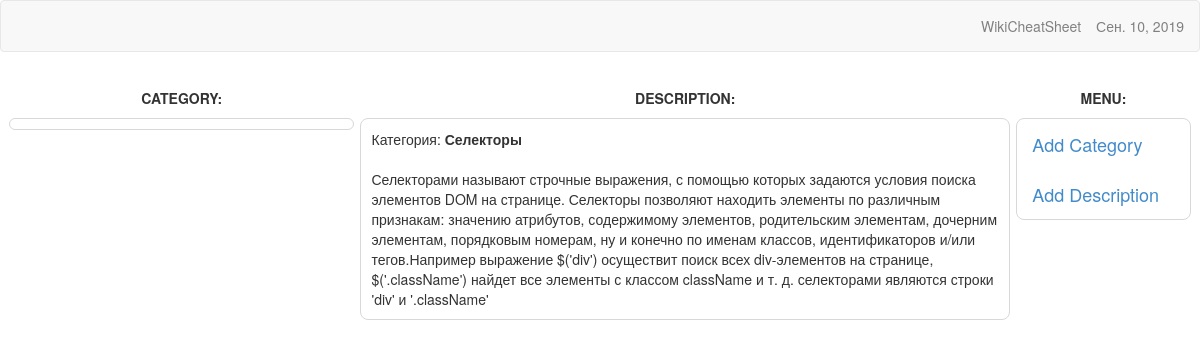
Before: /6 with the older database file.
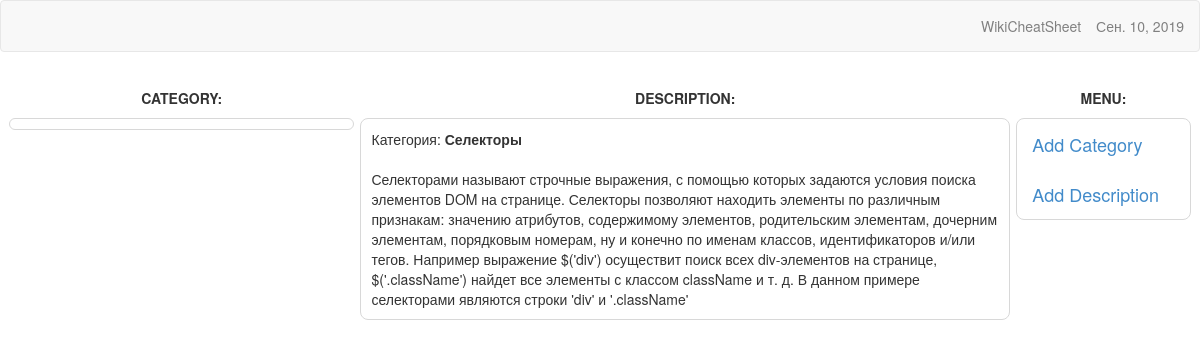
After: the same page with the newer database file.
### main/models.py (models this page shows)
class Category(MPTTModel):
    name = models.CharField('Категория', max_length=50, unique=True, help_text='Категория')
    parent = TreeForeignKey('self', on_delete=models.CASCADE, null=True, blank=True, related_name='children', verbose_name='Родитель', help_text='Родитель')
    def __str__(self):
        return self.name
    class Meta:
        verbose_name = 'Категория'
        verbose_name_plural = 'Категории'
        ordering = ['name']
    class MPTTMeta:
        order_insertion_by = ['name']

class Description(models.Model):
    name = RichTextField(verbose_name='Описание', help_text='Описание')
    category = TreeForeignKey(Category, on_delete=models.CASCADE, blank=True, null=True, related_name='category', verbose_name='Категория', help_text='Категория')
    image = models.ImageField(null=True, blank=True, upload_to='images/', verbose_name='Изображение')
    def __str__(self):
        return format(self.name)
    class Meta:
        verbose_name = 'Описание'
        verbose_name_plural = 'Описания'
        ordering = ['id']

### main/views.py (the view)
# urls.py: path('', views.index, name='index'),
def index(request, pk=1):
    args = {}
    args['cat'] = Category.objects.all()
    args['category'] = Category.objects.get(id=pk)
    args['description'] = Description.objects.filter(category_id=pk)
    return render_to_response('main/index.html', args)

### main/templates/main/index.html (shortened to what this page needs)
{% extends 'main/base.html' %}
{% load mptt_tags %}
{% block content %}
    <div class="flex top">
        <div class="item1" >CATEGORY:</div>
        <div class="item2" >DESCRIPTION:</div>
        <div class="item3" >MENU:</div>
    </div>
    <div class="flexd">
        <div class="item1 flex_div">
        </div>
        <div class="item2 flex_div">
            <div class="descript" id="idd">Категория: <b>{{ category }}</b></div>
            {% for d in description %}
                <div class="descript">{% autoescape off %}{{ d }}{% endautoescape %}</div>
            {% endfor %}
        </div>
        <div class="item3 flex_div">
            <a class="navbar-brand" href="/admin/main/category/">Add Category</a>
            <a class="navbar-brand" href="/admin/main/description/">Add Description</a>
        </div>
    </div>
{% endblock content %}

### main/templates/main/base.html (shortened to what this page needs)
<!DOCTYPE html>
<html lang="en">
<head>
    <link rel="stylesheet" href="/static/css/style.css">
    <link href="/static/css/bootstrap.min.css" rel="stylesheet">
</head>
<body>
<nav id="raport" class="navbar navbar-default" role="navigation">
        <div>
            <div class="date">
                <a href="#" style="float: left; padding-right: inherit; text-decoration: none;" target="_blank">WikiCheatSheet</a>
                {% now "DATE_FORMAT" %}
            </div>
            <div id="navbar" class="navbar-collapse collapse">
            </div>
        </div>
    </nav>
    <main>
        {% block content %}{% endblock content %}
    </main>
</body>
</html>

### static/css/style.css (style rules this page uses)
.date { color: grey; padding: 15px; float: right; }
.date A { color: grey; }
main { padding: 0.5%; }
.top div { padding: 10px; font-weight: bold; }
.descript { padding: 10px; }
.flex { display: flex; text-align: center; }
.flex_div { border: 1px solid #D8D8D8; margin-right: 3px; margin-left: 3px; border-radius: 8px; height: 100%; }
.item1 { flex-grow: 2; width: 555px; }
.item2 { flex-grow: 4; width: 1045px; }
.item3 { flex-grow: 1; width: 280px; }
.flexd { display: flex; }

Changed rows visible on the page:
removed Description: name "Селекторами называют строчные выражения, с помощью которых задаются условия поиска элементов DOM на странице. Селекторы позволяют находить элементы по различным признакам: значению атрибутов, содержимому элементов, родительским элементам, дочерним элементам, порядковым номерам, ну и конечно по именам классов, идентификаторов и/или тегов.Например выражение $('div') осуществит поиск всех div-элементов на странице, $('.className') найдет все элементы с классом className и т. д. селекторами являются строки 'div' и '.className'"
added Description: name "Селекторами называют строчные выражения, с помощью которых задаются условия поиска элементов DOM на странице. Селекторы позволяют находить элементы по различным признакам: значению атрибутов, содержимому элементов, родительским элементам, дочерним элементам, порядковым номерам, ну и конечно по именам классов, идентификаторов и/или тегов. Например выражение $('div') осуществит поиск всех div-элементов на странице, $('.className') найдет все элементы с классом className и т. д. В данном примере селекторами являются строки 'div' и '.className'"
